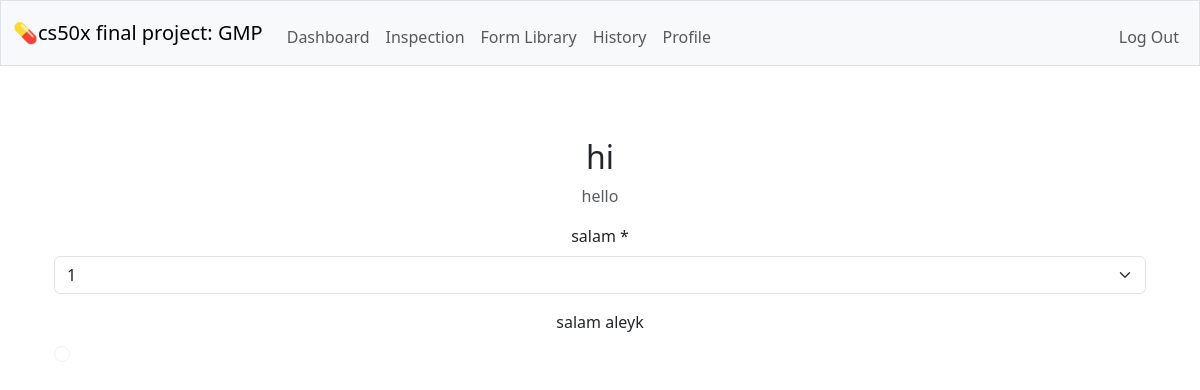
The app's page /forms_show/15/preview (signed in) with its own data.
### tables this page shows
CREATE TABLE forms (id INTEGER PRIMARY KEY AUTOINCREMENT NOT NULL, name TEXT NOT NULL UNIQUE, description TEXT NOT NULL, created_by INTEGER NOT NULL, FOREIGN KEY (created_by) REFERENCES users(id) );

CREATE TABLE form_fields (id INTEGER PRIMARY KEY AUTOINCREMENT NOT NULL, form_id INTEGER NOT NULL, label TEXT NOT NULL, field_type TEXT NOT NULL,  options TEXT, required BOOLEAN NOT NULL DEFAULT 1, display_order INTEGER DEFAULT 0,  FOREIGN KEY (form_id) REFERENCES forms(id) );

### app.py (the view)
@app.route("/forms_show/<int:form_id>/preview")
@login_required
def preview_form(form_id):
    form = db.execute("SELECT * FROM forms WHERE id = ?", form_id)
    fields = db.execute("SELECT * FROM form_fields WHERE form_id = ? ORDER BY display_order", form_id)
    if not form:
        return apology("Form not found", 404)
    return render_template("form_preview.html", form=form[0], fields=fields)

### helpers.py (called while the page is built)
def login_required(f):
    @wraps(f)
    def decorated_function(*args, **kwargs):
        if session.get("user_id") is None:
            return redirect("/login")
        return f(*args, **kwargs)
    return decorated_function

### templates/form_preview.html (shortened to what this page needs)
{% extends "layout.html" %}
{% block main %}
<div class="container mt-4">
    <h2>{{ form.name }}</h2>
    <p class="text-muted">{{ form.description }}</p>
    <form>
        {% for field in fields %}
            <div class="mb-3">
                <label class="form-label">{{ field.label }}{% if field.required == 1 %} *{% endif %}</label>
                {% if field.field_type == 'text' %}
                    <input type="text" class="form-control" disabled>
                {% elif field.field_type == 'textarea' %}
                    <textarea class="form-control" rows="3" disabled></textarea>
                {% elif field.field_type == 'number' %}
                    <input type="number" class="form-control" disabled>
                {% elif field.field_type == 'date' %}
                    <input type="date" class="form-control" disabled>
                {% elif field.field_type == 'datetime' %}
                    <input type="datetime-local" class="form-control" disabled>
                {% elif field.field_type == 'radio' %}
                    {% for option in field.options.split(',') %}
                        <div class="form-check">
                            <input class="form-check-input" type="radio" name="{{ field.label }}" disabled>
                        </div>
                    {% endfor %}
                {% elif field.field_type == 'select' %}
                    <select class="form-select" name="{{ field.label }}" >
                        {% for option in field.options.split(',') %}
                            {% set opt = option.strip() %}
                            <option value="{{ opt }}">{{ opt }}</option>
                        {% endfor %}
                    </select>
                {% endif %}
            </div>
        {% endfor %}
    </form>
</div>
{% endblock %}

### records on screen
forms: name "hi", description "hello"
form_fields: label "salam", options+label "1"
form_fields: label "salam aleyk"
